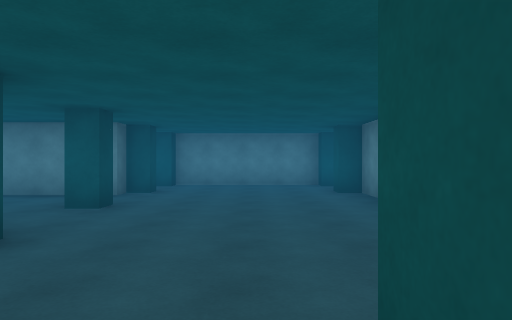
[1] (above)

16 first-person views from a walk through a scene from a Unity 3-D project. The camera is 1.4 m above the floor, looks level and sees 70° across. Doors are open. The floor is counted in squares, 2 m on a side. Each view is taken from the middle of a square. On the plan, view 1 faces up. The plan holds only what a view shows up to about 11 squares ahead; the rest is blank. The place goes on beyond the plan. The player character is not drawn.

[2]
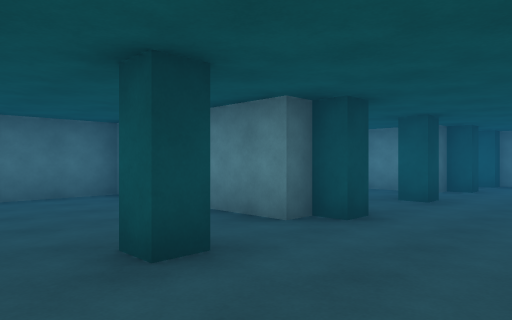

[3]
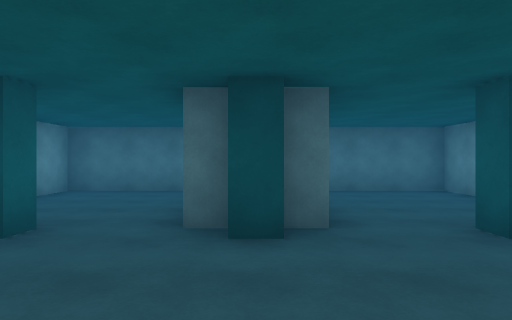

[4]
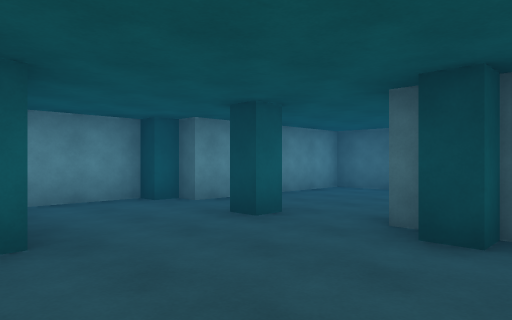

[5]
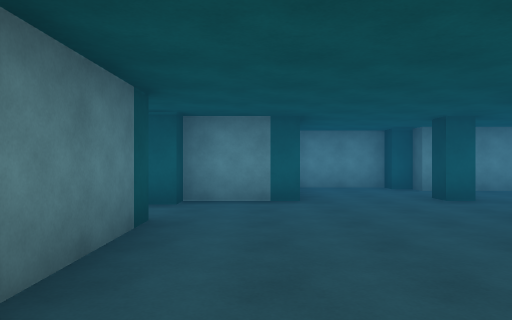

[6]
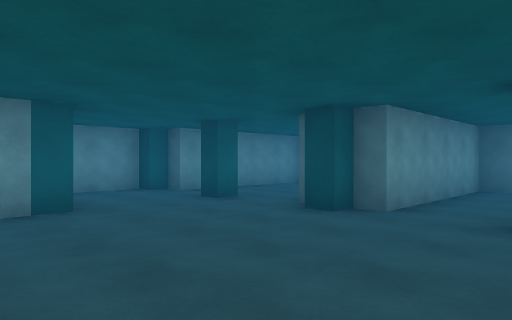

[7]
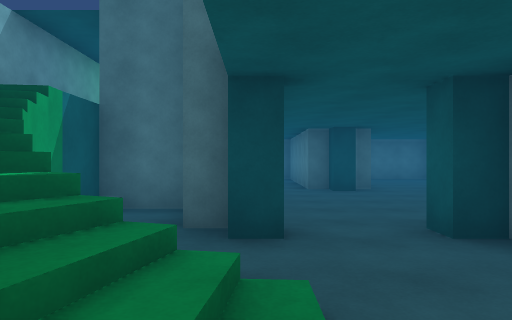

[8]
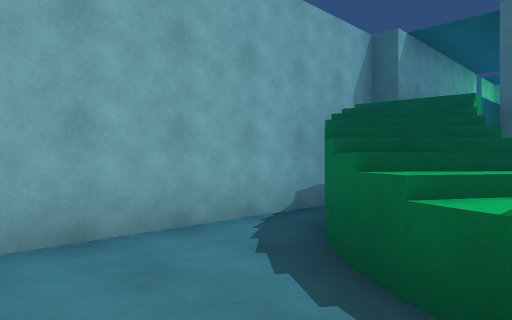

[9]
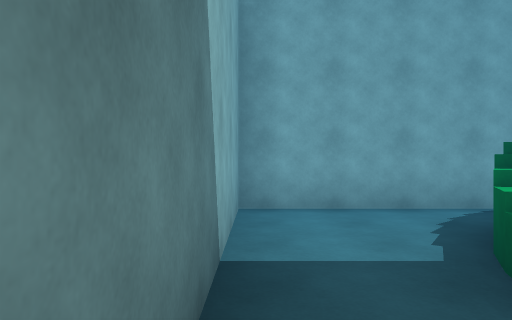

[10]
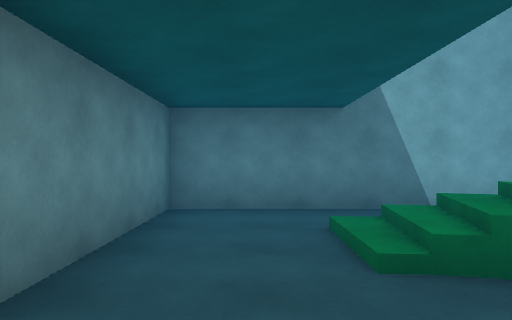

[11]
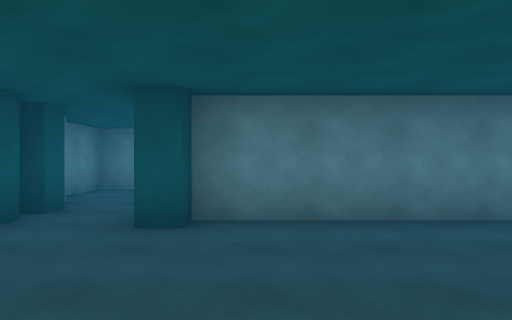

[12]
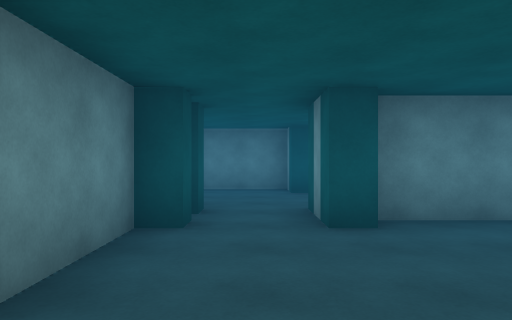

[13]
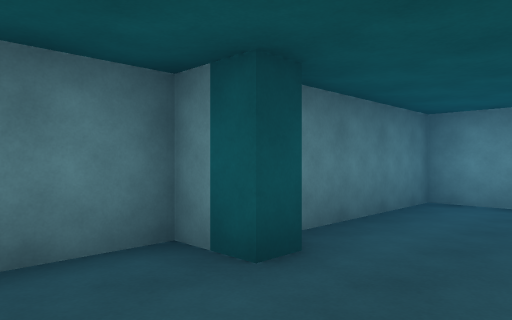

[14]
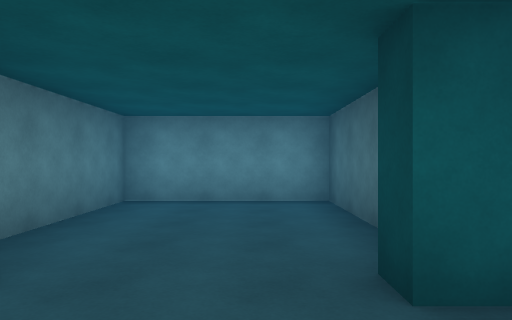

[15]
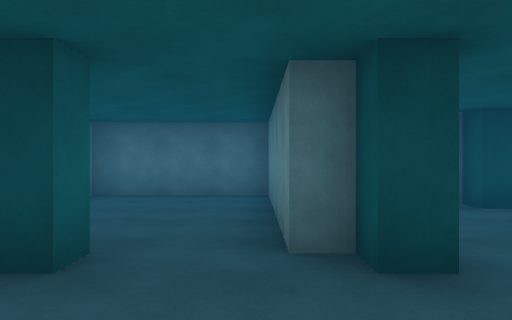

[16]
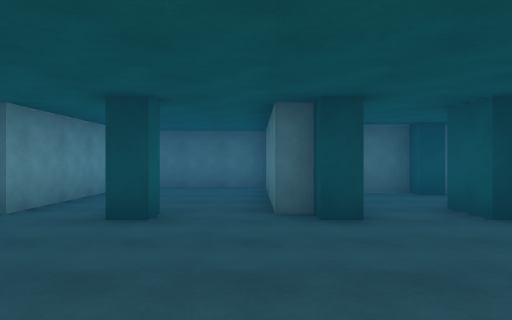

### Floor plan
Key: @ floor where view 1 was taken; # wall or solid block; . floor; / step, stairs or slope; D open door.
Columns run from 8 left of view 1 to 8 right of it. Each row starts with its distance up from view 1.
 11   #.       #####
 10   #..#######...#
  9   #..D....DD...#
  8 ######....##..##
  7 #..........#...#
  6 #..........#...#
  5 #.....#....#...#
  4 #..........#...#
  3 ######.....######
  2 #...............#
  1 #.........##//..#
  0 #.....#.@####/..#
 -1 #.####...#####..#
 -2 ###  #..DD### ..#
 -3      ####  .....#
 -4           #######

Where each view was taken, in squares from view 1:
view 1: 0 up, 0 right, facing up
view 2: 1 down, 0 right, facing up-left
view 3: 3 up, 1 right, facing left
view 4: 4 up, 1 right, facing down-left
view 5: 7 up, 1 right, facing down
view 6: 6 up, 2 right, facing down-left
view 7: 1 up, 6 right, facing left
view 8: 0 up, 7 right, facing down-left
view 9: 2 up, 7 right, facing down
view 10: 2 up, 2 right, facing right
view 11: 7 up, 2 left, facing right
view 12: 9 up, 2 left, facing right
view 13: 10 up, 4 right, facing down-right
view 14: 10 up, 4 right, facing down
view 15: 7 up, 0 right, facing left
view 16: 7 up, 2 right, facing left
